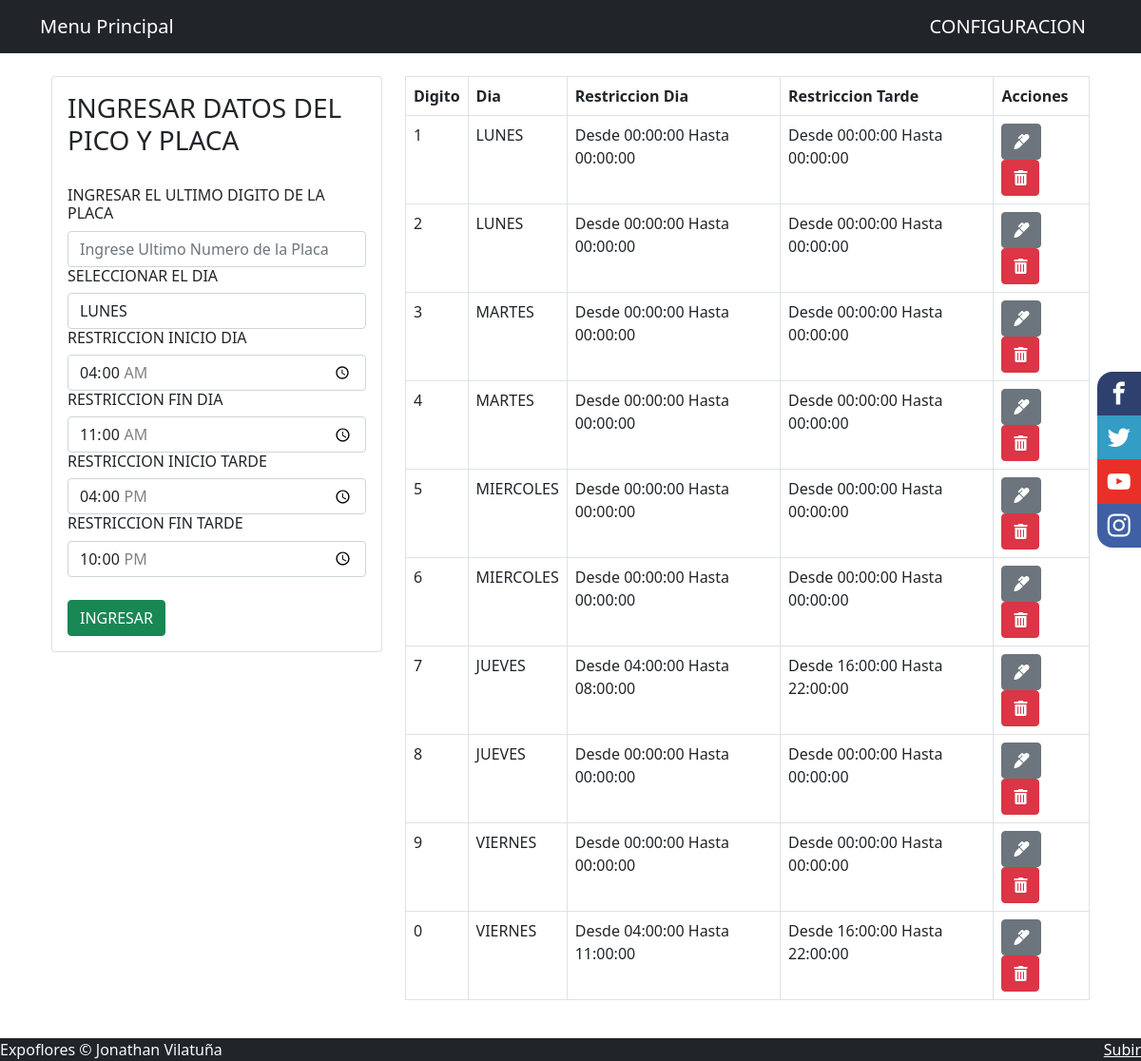
Page /configPicoYPlaca.php on the committed database.
### tables this page shows
CREATE TABLE `horarios` (
  `id` int(11) NOT NULL,
  `ultimoDigito` int(11) NOT NULL,
  `dia` varchar(254) NOT NULL,
  `inicioManana` time NOT NULL,
  `finManana` time NOT NULL,
  `inicioTarde` time NOT NULL,
  `finTarde` time NOT NULL
);

### configPicoYPlaca.php (the view, shortened to what this page needs)
<?php include("includes/header.php") ?>
<?php include("db.php"); ?>
<main class="container p-4">
    <div class="row">
        <div class="col-md-4">
            <div class="card card-body">
                <form action="insert.php" method="POST">
                    <div class="form-group">
                        <h3>INGRESAR DATOS DEL PICO Y PLACA</h3>
                        <br>
                        <h6>INGRESAR EL ULTIMO DIGITO DE LA PLACA</h6>
                        <input type="number" name="digito" class="form-control" placeholder="Ingrese Ultimo Numero de la Placa" min="0" max="9" required>
                        <h6>SELECCIONAR EL DIA</h6>
                        <select name="dia" class="form-control" placeholder="Ingrese el Dia" required>
                            <option value="LUNES">LUNES</option>
                        </select>
                        <h6>RESTRICCION INICIO DIA</h6>
                        <input type="time" name="timeInicioD" value="04:00" min="04:00" max="11:00" class="form-control" placeholder="Ingrese el Horario de Pico y Placa" required>
                        <h6>RESTRICCION FIN DIA</h6>
                        <input type="time" name="timefinD" value="11:00" min="04:00" max="11:00" class="form-control" placeholder="Ingrese el Horario de Pico y Placa" required>
                        <h6>RESTRICCION INICIO TARDE</h6>
                        <input type="time" name="timeInicioT" value="16:00" min="16:00" max="22:00" class="form-control" placeholder="Ingrese el Horario de Pico y Placa" required>
                        <h6>RESTRICCION FIN TARDE</h6>
                        <input type="time" name="timefinT" value="22:00" min="16:00" max="22:00" class="form-control" placeholder="Ingrese el Horario de Pico y Placa" required>
                        <br>
                    </div>
                    <input type="submit" class="btn btn-success btn-block" value="INGRESAR" name="save_task">
                    <br>
                </form>
            </div>
        </div>
        <div class="col-md-8">
            <table class="table table-bordered">
                <thead>
                    <tr>
                        <th>Digito</th>
                        <th>Dia</th>
                        <th>Restriccion Dia</th>
                        <th>Restriccion Tarde</th>
                        <th>Acciones</th>
                    </tr>
                </thead>
                <tbody>
                    <?php
                    $query = "SELECT * FROM horarios";
                    $cosulta = mysqli_query($conn, $query);
                    while ($row = mysqli_fetch_array($cosulta)) { ?>
                        <tr>
                            <td>
                                <?php echo $row['ultimoDigito'] ?>
                            </td>
                            <td>
                                <?php echo $row['dia'] ?>
                            </td>
                            <td>
                                <?php echo ' Desde ' . $row['inicioManana'] . ' Hasta ' . $row['finManana'] ?>
                            </td>
                            <td>
                                <?php echo ' Desde ' . $row['inicioTarde'] . ' Hasta ' . $row['finTarde'] ?>
                            </td>
                            <td>
                                <a href="edit.php?id=<?php echo $row['id'] ?>" class="btn btn-secondary"><i class="fas fa-marker"></i></a>
                                <a href="delete.php?id=<?php echo $row['id'] ?>" class="btn btn-danger"><i class="fas fa-trash-alt"></i></a>
                            </td>
                        </tr>
                    <?php } ?>
                </tbody>
            </table>
        </div>
    </div>
</main>
<?php include("includes/footer.php") ?>

### includes/header.php (shortened to what this page needs)
<!DOCTYPE html>
<html lang="en">
<head>
    <link rel="stylesheet" href="css/bootstrap.min.css">
    <link rel="stylesheet" href="https://use.fontawesome.com/releases/v5.15.4/css/all.css"/>
    <link rel="stylesheet" href="font.css">
    <link rel="stylesheet" href="css/main.css">
</head>
<body>
<div class="social-bar">
    <a href="https://www.facebook.com" class="icon icon-facebook" target="_blank"></a>
    <a href="https://twitter.com" class="icon icon-twitter" target="_blank"></a>
    <a href="https://www.youtube.com" class="icon icon-youtube" target="_blank"></a>
    <a href="https://www.instagram.com" class="icon icon-instagram" target="_blank"></a>
  </div>
<nav class="navbar navbar-dark bg-dark">
    <div class="container">
        <a href="index.php" class=navbar-brand>Menu Principal</a>
        <a href="configPicoYPlaca.php" class=navbar-brand>CONFIGURACION</a>
    </div>
</nav>

### includes/footer.php (shortened to what this page needs)
</body>
<footer class="d-flex justify-content-between align-items-center bg-dark">
    <div class="text-light ml-2">
    Expoflores © Jonathan Vilatuña
    </div>
    <a class="mr-2" style="color:#FFFFFF" href="#" id="arriba">Subir</a>
</footer>
</html>

### css/main.css (style rules this page uses)
html { font-size: 16px; }
.social-bar { position: fixed; right: 0; top: 35%; font-size: 1.5rem; display: flex; flex-direction: column; align-items: flex-end; z-index: 100; }
.icon { color: white; text-decoration: none; padding: .7rem; display: flex; transition: all .5s; }
.icon-facebook { background: #2E406E; }
.icon-twitter { background: #339DC5; }
.icon-youtube { background: #E83028; }
.icon-instagram { background: #3F60A5; }
.icon:first-child { border-radius: 1rem 0 0 0; }
.icon:last-child { border-radius: 0 0 0 1rem; }

### rows in the picture
horarios: ultimoDigito "1", dia "LUNES", inicioManana "00:00:00", finManana "00:00:00", inicioTarde "00:00:00", finTarde "00:00:00"
horarios: ultimoDigito "2", dia "LUNES", inicioManana "00:00:00", finManana "00:00:00", inicioTarde "00:00:00", finTarde "00:00:00"
horarios: ultimoDigito "3", dia "MARTES", inicioManana "00:00:00", finManana "00:00:00", inicioTarde "00:00:00", finTarde "00:00:00"
horarios: ultimoDigito "4", dia "MARTES", inicioManana "00:00:00", finManana "00:00:00", inicioTarde "00:00:00", finTarde "00:00:00"
horarios: ultimoDigito "5", dia "MIERCOLES", inicioManana "00:00:00", finManana "00:00:00", inicioTarde "00:00:00", finTarde "00:00:00"
horarios: ultimoDigito "6", dia "MIERCOLES", inicioManana "00:00:00", finManana "00:00:00", inicioTarde "00:00:00", finTarde "00:00:00"
horarios: ultimoDigito "7", dia "JUEVES", inicioManana "04:00:00", finManana "08:00:00", inicioTarde "16:00:00", finTarde "22:00:00"
horarios: ultimoDigito "8", dia "JUEVES", inicioManana "00:00:00", finManana "00:00:00", inicioTarde "00:00:00", finTarde "00:00:00"
horarios: ultimoDigito "9", dia "VIERNES", inicioManana "00:00:00", finManana "00:00:00", inicioTarde "00:00:00", finTarde "00:00:00"
horarios: ultimoDigito "0", dia "VIERNES", inicioManana "04:00:00", finManana "11:00:00", inicioTarde "16:00:00", finTarde "22:00:00"
